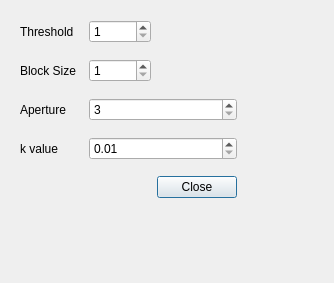
<?xml version="1.0" encoding="UTF-8"?>
<ui version="4.0">
 <class>HarrisDialog</class>
 <widget class="QDialog" name="HarrisDialog">
  <property name="geometry">
   <rect>
    <x>0</x>
    <y>0</y>
    <width>334</width>
    <height>283</height>
   </rect>
  </property>
  <property name="windowTitle">
   <string>Dialog</string>
  </property>
  <widget class="QWidget" name="layoutWidget">
   <property name="geometry">
    <rect>
     <x>20</x>
     <y>10</y>
     <width>217</width>
     <height>201</height>
    </rect>
   </property>
   <layout class="QGridLayout" name="gridLayout">
    <item row="3" column="0">
     <widget class="QLabel" name="label_3">
      <property name="text">
       <string>k value</string>
      </property>
     </widget>
    </item>
    <item row="2" column="1" colspan="2">
     <widget class="QSpinBox" name="HarrisApertureSpinBox">
      <property name="minimum">
       <number>3</number>
      </property>
      <property name="singleStep">
       <number>2</number>
      </property>
     </widget>
    </item>
    <item row="4" column="2">
     <widget class="QPushButton" name="HarrisCloseButton">
      <property name="text">
       <string>Close</string>
      </property>
     </widget>
    </item>
    <item row="1" column="1">
     <widget class="QSpinBox" name="HarrisBlockSizeSpinBox">
      <property name="minimum">
       <number>1</number>
      </property>
      <property name="value">
       <number>1</number>
      </property>
     </widget>
    </item>
    <item row="3" column="1" colspan="2">
     <widget class="QDoubleSpinBox" name="HarrisKSpinBox">
      <property name="minimum">
       <double>0.010000000000000</double>
      </property>
      <property name="maximum">
       <double>2.000000000000000</double>
      </property>
      <property name="singleStep">
       <double>0.010000000000000</double>
      </property>
      <property name="value">
       <double>0.010000000000000</double>
      </property>
     </widget>
    </item>
    <item row="1" column="0">
     <widget class="QLabel" name="label">
      <property name="text">
       <string>Block Size</string>
      </property>
     </widget>
    </item>
    <item row="2" column="0">
     <widget class="QLabel" name="label_2">
      <property name="text">
       <string>Aperture</string>
      </property>
     </widget>
    </item>
    <item row="0" column="0">
     <widget class="QLabel" name="label_4">
      <property name="text">
       <string>Threshold</string>
      </property>
     </widget>
    </item>
    <item row="0" column="1">
     <widget class="QSpinBox" name="HarrisThreshSpinBox">
      <property name="minimum">
       <number>1</number>
      </property>
      <property name="maximum">
       <number>255</number>
      </property>
     </widget>
    </item>
   </layout>
  </widget>
 </widget>
 <resources/>
 <connections/>
</ui>
